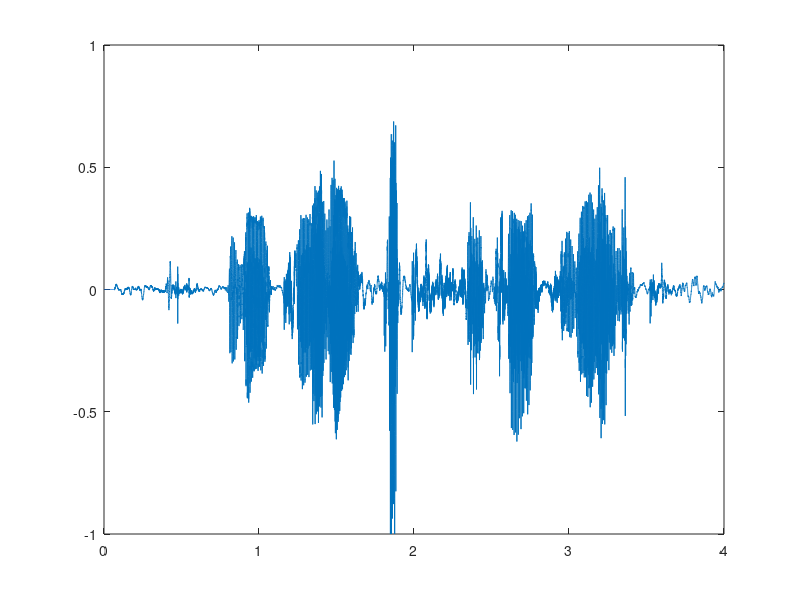
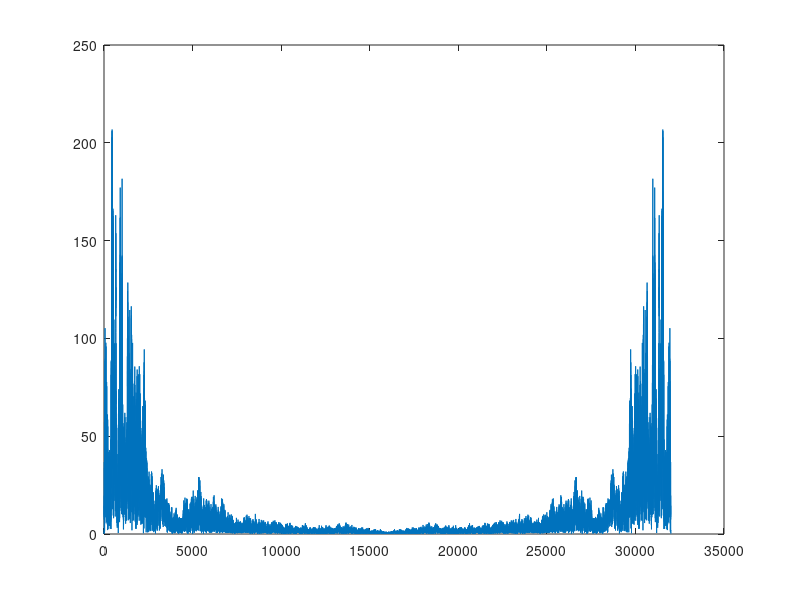

The MATLAB script that drew these images, in order:
Ts=1/8000;
fs=8000;
%% a 
load a_01 % Load data (a_sound <-> name of file)
figure(1)
plot(y(1,:),y(2,:)) % Signal amplitude vs. time
figure(2)
plot(abs(fft(y(2,:))))

soundsc(y(2,:),8000) % Listen to the sound
%%
load a_02 % Load data (a_sound <-> name of file)
figure(1)
plot(y(1,:),y(2,:)) % Signal amplitude vs. time
figure(2)
plot(abs(fft(y(2,:))))

soundsc(y(2,:),8000) % Listen to the sound

%%
load o_01 % Load data (a_sound <-> name of file)
figure(1)
plot(y(1,:),y(2,:)) % Signal amplitude vs. time
figure(2)
plot(abs(fft(y(2,:))))
soundsc(y(2,:),8000) % Listen to the sound

%%
load o_02 % Load data (a_sound <-> name of file)
figure(1)
plot(y(1,:),y(2,:)) % Signal amplitude vs. time
figure(2)
plot(abs(fft(y(2,:))))

soundsc(y(2,:),8000) % Listen to the sound


%%
load vissel_01 % Load data (a_sound <-> name of file)
figure(1)
plot(y(1,:),y(2,:)) % Signal amplitude vs. time
figure(2)
plot(abs(fft(y(2,:))))

soundsc(y(2,:),8000) % Listen to the sound

%%
load vissel_02 % Load data (a_sound <-> name of file)
figure(1)
plot(y(1,:),y(2,:)) % Signal amplitude vs. time
figure(2)
plot(abs(fft(y(2,:))))


soundsc(y(2,:),8000) % Listen to the sound


%%
load fox_01 % Load data (a_sound <-> name of file)
figure(1)
plot(y(1,:),y(2,:)) % Signal amplitude vs. time
figure(2)
plot(abs(fft(y(2,:))))

soundsc(y(2,:),8000) % Listen to the sound

%%
load fox_02 % Load data (a_sound <-> name of file)
figure(1)
plot(y(1,:),y(2,:)) % Signal amplitude vs. time
figure(2)
plot(abs(fft(y(2,:))))

soundsc(y(2,:),8000) % Listen to the sound